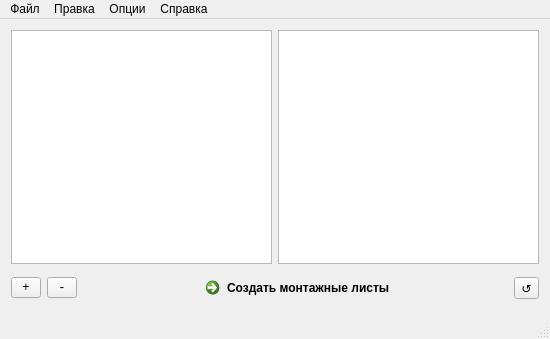
<?xml version="1.0" encoding="UTF-8"?>
<ui version="4.0">
 <class>MainWindow</class>
 <widget class="QMainWindow" name="MainWindow">
  <property name="geometry">
   <rect>
    <x>0</x>
    <y>0</y>
    <width>550</width>
    <height>339</height>
   </rect>
  </property>
  <property name="windowTitle">
   <string>Biff Tannen</string>
  </property>
  <property name="layoutDirection">
   <enum>Qt::LeftToRight</enum>
  </property>
  <property name="documentMode">
   <bool>false</bool>
  </property>
  <widget class="QWidget" name="centralWidget">
   <layout class="QVBoxLayout" name="verticalLayout_2">
    <item>
     <layout class="QHBoxLayout" name="horizontalLayout">
      <property name="sizeConstraint">
       <enum>QLayout::SetDefaultConstraint</enum>
      </property>
      <property name="leftMargin">
       <number>0</number>
      </property>
      <item>
       <widget class="QTableView" name="tableView">
        <property name="selectionBehavior">
         <enum>QAbstractItemView::SelectRows</enum>
        </property>
        <attribute name="horizontalHeaderCascadingSectionResizes">
         <bool>true</bool>
        </attribute>
        <attribute name="horizontalHeaderStretchLastSection">
         <bool>true</bool>
        </attribute>
       </widget>
      </item>
      <item>
       <widget class="QTableView" name="tableView_Reversed">
        <property name="selectionBehavior">
         <enum>QAbstractItemView::SelectRows</enum>
        </property>
        <attribute name="horizontalHeaderCascadingSectionResizes">
         <bool>true</bool>
        </attribute>
        <attribute name="horizontalHeaderStretchLastSection">
         <bool>true</bool>
        </attribute>
       </widget>
      </item>
     </layout>
    </item>
    <item>
     <layout class="QGridLayout" name="gridLayout">
      <property name="leftMargin">
       <number>0</number>
      </property>
      <property name="topMargin">
       <number>0</number>
      </property>
      <property name="bottomMargin">
       <number>0</number>
      </property>
      <property name="spacing">
       <number>6</number>
      </property>
      <item row="0" column="0">
       <widget class="QToolButton" name="toolButton_Insert">
        <property name="font">
         <font>
          <family>Consolas</family>
         </font>
        </property>
        <property name="text">
         <string>+</string>
        </property>
       </widget>
      </item>
      <item row="0" column="1">
       <widget class="QToolButton" name="toolButton_Delete">
        <property name="font">
         <font>
          <family>Consolas</family>
         </font>
        </property>
        <property name="text">
         <string>-</string>
        </property>
       </widget>
      </item>
      <item row="0" column="2">
       <spacer name="horizontalSpacer">
        <property name="orientation">
         <enum>Qt::Horizontal</enum>
        </property>
        <property name="sizeHint" stdset="0">
         <size>
          <width>40</width>
          <height>20</height>
         </size>
        </property>
       </spacer>
      </item>
      <item row="0" column="5">
       <widget class="QToolButton" name="toolButton_Reverse">
        <property name="text">
         <string>↺</string>
        </property>
       </widget>
      </item>
      <item row="0" column="4">
       <spacer name="horizontalSpacer_2">
        <property name="orientation">
         <enum>Qt::Horizontal</enum>
        </property>
        <property name="sizeHint" stdset="0">
         <size>
          <width>40</width>
          <height>20</height>
         </size>
        </property>
       </spacer>
      </item>
      <item row="0" column="3">
       <widget class="QCommandLinkButton" name="commandLinkButton_makeDoc">
        <property name="text">
         <string>Создать монтажные листы</string>
        </property>
       </widget>
      </item>
     </layout>
    </item>
   </layout>
  </widget>
  <widget class="QMenuBar" name="menuBar">
   <property name="geometry">
    <rect>
     <x>0</x>
     <y>0</y>
     <width>550</width>
     <height>21</height>
    </rect>
   </property>
   <widget class="QMenu" name="menu_file">
    <property name="title">
     <string>Файл</string>
    </property>
    <widget class="QMenu" name="menu_4">
     <property name="title">
      <string>Сохранить субтитры как индивидуальные</string>
     </property>
     <addaction name="action_ass"/>
     <addaction name="action_srt"/>
    </widget>
    <addaction name="action_open"/>
    <addaction name="action_save"/>
    <addaction name="menu_4"/>
    <addaction name="action_close"/>
    <addaction name="separator"/>
    <addaction name="action_open_table"/>
    <addaction name="action_save_table"/>
    <addaction name="separator"/>
    <addaction name="action_save_persons"/>
    <addaction name="separator"/>
    <addaction name="action_generate_doc"/>
    <addaction name="separator"/>
    <addaction name="separator"/>
    <addaction name="action_exit"/>
    <addaction name="separator"/>
   </widget>
   <widget class="QMenu" name="menu_help">
    <property name="title">
     <string>Справка</string>
    </property>
    <addaction name="action_register_software"/>
    <addaction name="separator"/>
    <addaction name="actionAbout_Qt"/>
    <addaction name="action_about_this"/>
   </widget>
   <widget class="QMenu" name="menu">
    <property name="title">
     <string>Опции</string>
    </property>
    <widget class="QMenu" name="menu_2">
     <property name="title">
      <string>Генерация монтажных листов</string>
     </property>
     <addaction name="action_make_shared_flag"/>
     <addaction name="action_make_individual_flag"/>
     <addaction name="action_make_clean_flag"/>
    </widget>
    <addaction name="action_settings"/>
    <addaction name="menu_2"/>
   </widget>
   <widget class="QMenu" name="menu_3">
    <property name="title">
     <string>Правка</string>
    </property>
    <addaction name="action_add"/>
    <addaction name="action_remove"/>
    <addaction name="separator"/>
    <addaction name="action_select_all"/>
    <addaction name="separator"/>
    <addaction name="action_deny_all"/>
    <addaction name="action_deny_disable_all"/>
    <addaction name="action_remove_all_links"/>
   </widget>
   <addaction name="menu_file"/>
   <addaction name="menu_3"/>
   <addaction name="menu"/>
   <addaction name="menu_help"/>
  </widget>
  <widget class="QStatusBar" name="statusBar"/>
  <action name="action_exit">
   <property name="text">
    <string>Выход</string>
   </property>
   <property name="shortcut">
    <string>Esc</string>
   </property>
  </action>
  <action name="actionAbout_Qt">
   <property name="text">
    <string>About Qt</string>
   </property>
   <property name="shortcut">
    <string>Ctrl+Q</string>
   </property>
  </action>
  <action name="action_open">
   <property name="text">
    <string>Открыть субтитры</string>
   </property>
   <property name="shortcut">
    <string>Ctrl+O</string>
   </property>
  </action>
  <action name="action_settings">
   <property name="text">
    <string>Настройки</string>
   </property>
  </action>
  <action name="action_save">
   <property name="text">
    <string>Сохранить субтитры</string>
   </property>
   <property name="shortcut">
    <string>Ctrl+Alt+S</string>
   </property>
  </action>
  <action name="action_save_persons">
   <property name="text">
    <string>Экспортировать список персонажей</string>
   </property>
  </action>
  <action name="action_close">
   <property name="text">
    <string>Закрыть субтитры</string>
   </property>
   <property name="toolTip">
    <string>Закрыть субтитры</string>
   </property>
   <property name="shortcut">
    <string>Ctrl+W</string>
   </property>
  </action>
  <action name="action_open_table">
   <property name="text">
    <string>Импортировать таблицу</string>
   </property>
  </action>
  <action name="action_save_table">
   <property name="text">
    <string>Экспортировать таблицу</string>
   </property>
  </action>
  <action name="action_generate_doc">
   <property name="text">
    <string>Начать генерацию монтажных листов</string>
   </property>
  </action>
  <action name="action_make_shared_flag">
   <property name="checkable">
    <bool>true</bool>
   </property>
   <property name="checked">
    <bool>true</bool>
   </property>
   <property name="text">
    <string>Создавать общий</string>
   </property>
  </action>
  <action name="action_make_individual_flag">
   <property name="checkable">
    <bool>true</bool>
   </property>
   <property name="checked">
    <bool>true</bool>
   </property>
   <property name="text">
    <string>Создавать индивидуальные</string>
   </property>
  </action>
  <action name="action_select_all">
   <property name="text">
    <string>Выделить все</string>
   </property>
   <property name="shortcut">
    <string>Ctrl+A</string>
   </property>
  </action>
  <action name="action_about_this">
   <property name="text">
    <string>О программе</string>
   </property>
   <property name="shortcut">
    <string>F1</string>
   </property>
  </action>
  <action name="action_deny_all">
   <property name="text">
    <string>Исключить все</string>
   </property>
  </action>
  <action name="action_deny_disable_all">
   <property name="text">
    <string>Снять все исключения</string>
   </property>
  </action>
  <action name="action_remove_all_links">
   <property name="text">
    <string>Снять все связи</string>
   </property>
  </action>
  <action name="action_register_software">
   <property name="text">
    <string>Активировать полную версию</string>
   </property>
  </action>
  <action name="action_add">
   <property name="text">
    <string>Добавить </string>
   </property>
   <property name="shortcut">
    <string>Ins</string>
   </property>
  </action>
  <action name="action_remove">
   <property name="text">
    <string>Удалить</string>
   </property>
   <property name="shortcut">
    <string>Del</string>
   </property>
  </action>
  <action name="action_ass">
   <property name="text">
    <string>=&gt; .ass</string>
   </property>
  </action>
  <action name="action_srt">
   <property name="text">
    <string>=&gt; .srt</string>
   </property>
  </action>
  <action name="action_make_clean_flag">
   <property name="checkable">
    <bool>true</bool>
   </property>
   <property name="text">
    <string>Создавать чистый</string>
   </property>
  </action>
 </widget>
 <layoutdefault spacing="6" margin="11"/>
 <resources/>
 <connections/>
</ui>
